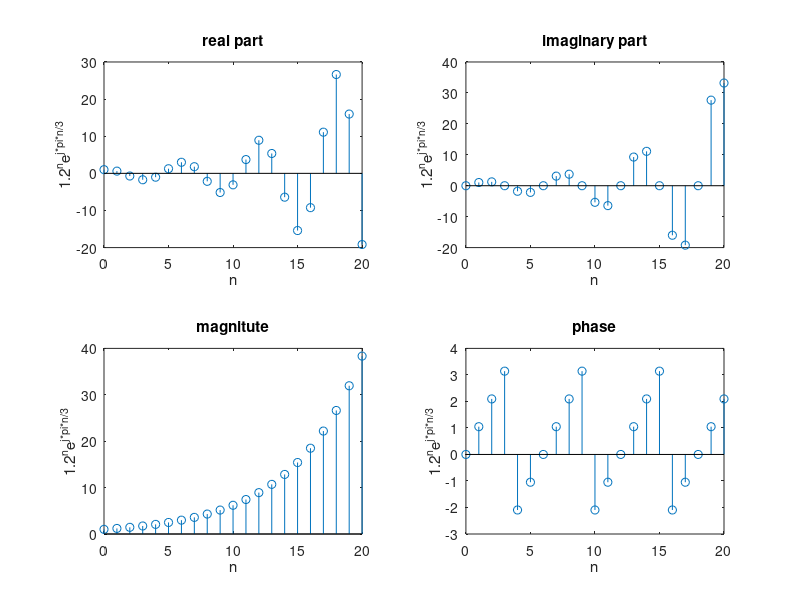

The MATLAB source for this figure: (Note: this script raises an error after producing the figure.)
n=0:1:20;
y=(1.2.^n).*exp(pi*n*i/3);
subplot(2,2,1)
stem(n,real(y));
title('real part');
ylabel('1.2^ne^j^*^p^i^*^n^/^3');
xlabel('n');


subplot(2,2,2)
stem(n,imag(y));
ylabel('');
xlabel('n');
title('imaginary part');
ylabel('1.2^ne^j^*^p^i^*^n^/^3');
xlabel('n');


subplot(2,2,3)
stem(n,abs(y));
title('magnitute');
ylabel('1.2^ne^j^*^p^i^*^n^/^3');
xlabel('n');

subplot(2,2,4)
stem(n,angle(y));
title('phase');
ylabel('1.2^ne^j^*^p^i^*^n^/^3');
xlabel('n');
suptitle('Question 4 with r=1.2');
